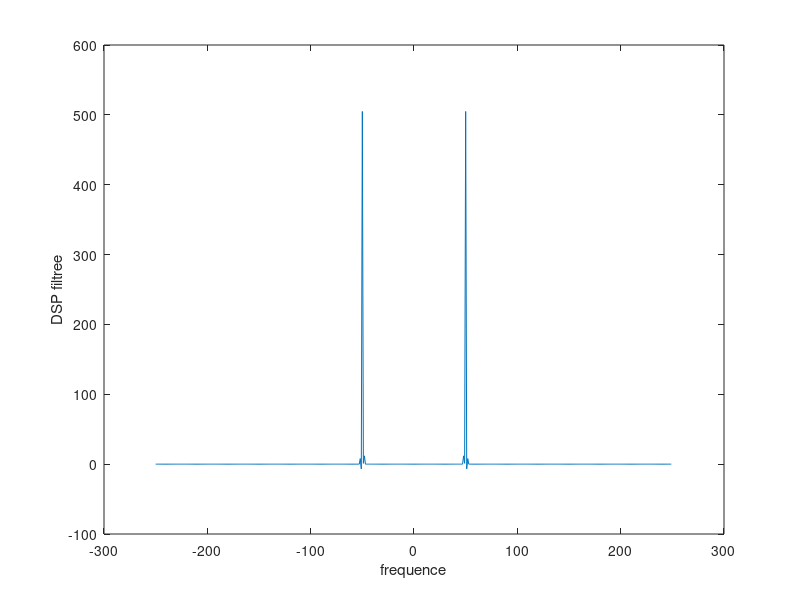

MATLAB code for this plot:
a=2; 
f0=50; 
phi= pi/2;

fe=500;
Te=1/fe;
N=fe; %% lenombre dechantlions pour la duree 3

t=(0:N-1)* Te; %le t de chaque echantillons
xn=a*sin(2*pi*f0*t+phi);
sigma=sqrt(0.3);
bn=sigma*randn(1,N); %bruir gaussien
yn= xn+bn;
%fft et fftshift pour y
Yf=fft(yn);
Y_shifted=fftshift(Yf);
f=(-N/2:N/2-1)*(fe/N);
DSP_Y=(abs(Y_shifted).^2)/N;
figure(3);
plot(f,Y_shifted);
xlabel('frequence')
ylabel('DSP de yn');
%%filtre 
taille_du_filtre=2;
mask=abs(f)>=(f0-taille_du_filtre) & abs(f) <=(f0+taille_du_filtre); %%def du masque 
Y_filtre=Y_shifted.*mask;

plot(f,Y_filtre)
xlabel('frequence')
ylabel('DSP filtree');
